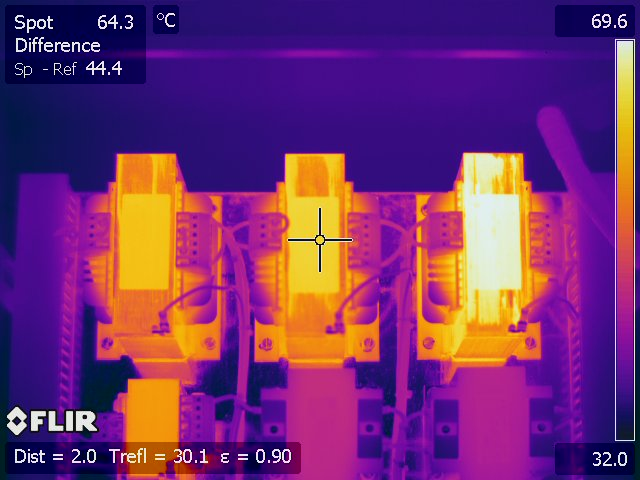
#> input picture core/cv/filr_image/Transformer.jpg, 640 x 480 px, given as the content of the folder ../filr_image/Transformer.jpg, which was not available
$ python trapizoid_to_rectangle.py ../filr_image/Transformer.jpg
#> lines starting #> are read from the running program, lines starting #| are printed output that depends on the picture; after the words box and inside, x2 and y2 are one past the last pixel; in counts of white or black regions, pixels touching at a corner belong together; pictures that were not available may be replaced by others from this repository, and a replacement may not be noted
'''
===============================================================================
-- Author:      Hamid Doostmohammadi, Azadeh Nazemi
-- Create date: 04/11/2020
-- Description:	This code is for converting trapizoid  to rectangle.
                TRANSFRRIING 4 CURRENT  CORNERS T  RAPIZOIS BY ORDER  TL,TR,BR,BL.
-- Status:      In progress
================================================================================
'''


import cv2
import imutils
import sys
import os
import numpy as np
saliency = cv2.saliency.StaticSaliencyFineGrained_create()


def saliantMap(image):
    (success, saliencyMap) = saliency.computeSaliency(image)
    saliencyMap = (saliencyMap * 255).astype("uint8")
    threshMap = cv2.threshold(saliencyMap, 0, 255,
                              cv2.THRESH_BINARY | cv2.THRESH_OTSU)[1]

    return threshMap


def order_points(pts):

    rect = np.zeros((4, 2), dtype="float32")

    s = pts.sum(axis=1)
    rect[0] = pts[np.argmin(s)]
    rect[2] = pts[np.argmax(s)]

    diff = np.diff(pts, axis=1)
    rect[1] = pts[np.argmin(diff)]
    rect[3] = pts[np.argmax(diff)]

    return rect


def four_point_transform(image, pts):

    rect = order_points(pts)
    (tl, tr, br, bl) = rect

    widthA = np.sqrt(((br[0] - bl[0]) ** 2) + ((br[1] - bl[1]) ** 2))
    widthB = np.sqrt(((tr[0] - tl[0]) ** 2) + ((tr[1] - tl[1]) ** 2))
    maxWidth = max(int(widthA), int(widthB))

    heightA = np.sqrt(((tr[0] - br[0]) ** 2) + ((tr[1] - br[1]) ** 2))
    heightB = np.sqrt(((tl[0] - bl[0]) ** 2) + ((tl[1] - bl[1]) ** 2))
    maxHeight = max(int(heightA), int(heightB))

    dst = np.array([
        [0, 0],
        [maxWidth - 1, 0],
        [maxWidth - 1, maxHeight - 1],
        [0, maxHeight - 1]], dtype="float32")

    M = cv2.getPerspectiveTransform(rect, dst)
    warped = cv2.warpPerspective(image, M, (maxWidth, maxHeight))

    return warped


def rectangle(image):
    gray_image = cv2.cvtColor(image, cv2.COLOR_BGR2GRAY)
    retr, mask = cv2.threshold(gray_image, 190, 255, cv2.THRESH_BINARY)
    mask = cv2.Canny(gray_image, 50, 100)
    mask = saliantMap(image)
    mask = mask == 255
    coords = np.argwhere(mask)
    x0, y0 = coords.min(axis=0)
    x1, y1 = coords.max(axis=0) + 1
    cropped = image[x0:x1, y0:y1]
    return warped


def trans(image):
    h, w = image.shape[:2]
    ho = h
    wo = w
    pts = np.array([(int(1*w/18), int(0)), (int(17*w/18), int(0)),
                    (int(wo), int(ho)), (int(0), int(ho))], dtype="float32")

    warped = four_point_transform(image, pts)

    return warped


fileMode = "jpg"
for root, dirs, files in os.walk(sys.argv[1]):
    for filename in files:
        ext = filename[filename.rfind("."):].lower()
        if ext == "."+fileMode:
            fn = os.path.join(root, filename)
            imagePath = fn
            image = cv2.imread(imagePath)
#> image is the input picture: shape (480, 640, 3); mean B, G, R 111.4, 49.6, 116.5
            warped = trans(image)
#> in four_point_transform, `warped = cv2.warpPerspective(image, M, (maxWidth, maxHeight))`:
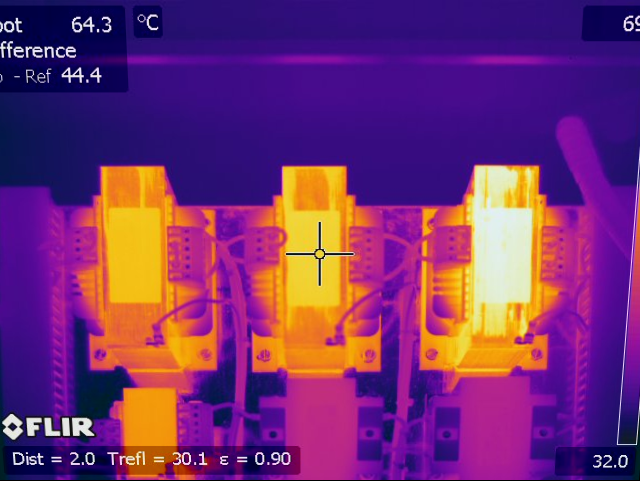
#> warped: shape (481, 640, 3); mean B, G, R 112.8, 48, 115.7
            warped = rectangle(warped)
#> in rectangle, `gray_image = cv2.cvtColor(image, cv2.COLOR_BGR2GRAY)`:
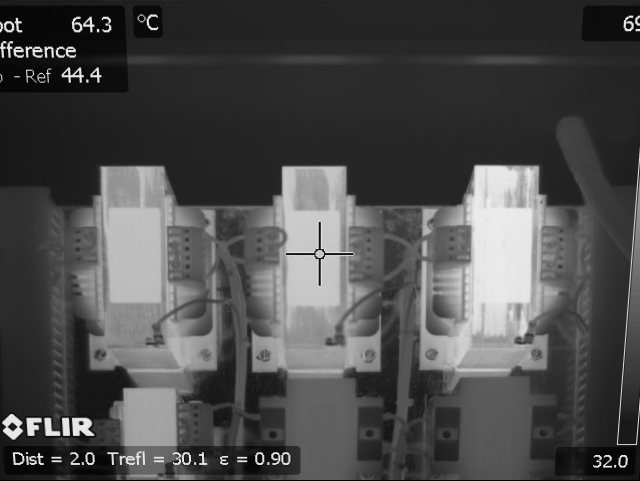
#> gray_image: shape (481, 640); min 0, max 243, mean 75.6
#> in rectangle, `retr, mask = cv2.threshold(gray_image, 190, 255, cv2.THRESH_BINARY)`:
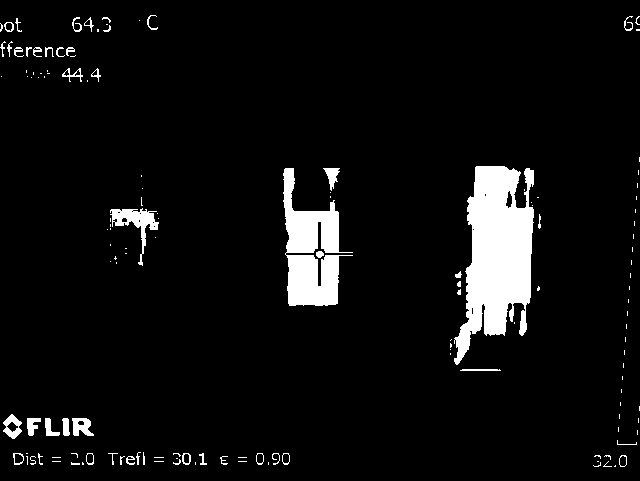
#> mask: shape (481, 640); 6% white; 143 white regions (95 under 20 px), largest, box (x1, y1, x2, y2) and area: (454, 166, 534, 365) 9706, (283, 168, 353, 306) 4978, (110, 208, 159, 266) 806
#> in rectangle, `mask = cv2.Canny(gray_image, 50, 100)`:
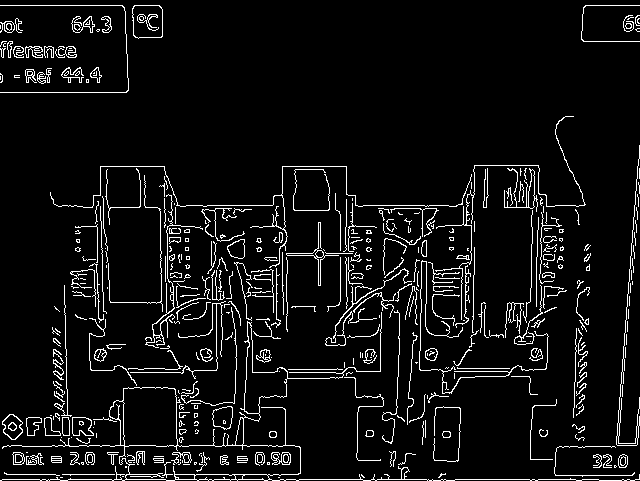
#> mask: shape (481, 640); 6.5% white in thin lines or dots
#> in saliantMap, `(success, saliencyMap) = saliency.computeSaliency(image)`:
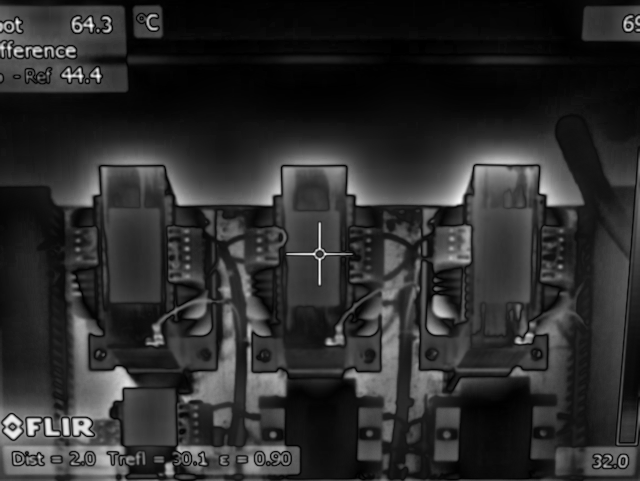
#> saliencyMap: shape (481, 640) float32; min 0, max 1, mean 0.175
#> in saliantMap, `(success, saliencyMap) = saliency.computeSaliency(image)`: success = True
#> in saliantMap, `threshMap = cv2.threshold(saliencyMap, 0, 255, cv2.THRESH_BINARY | cv2..`:
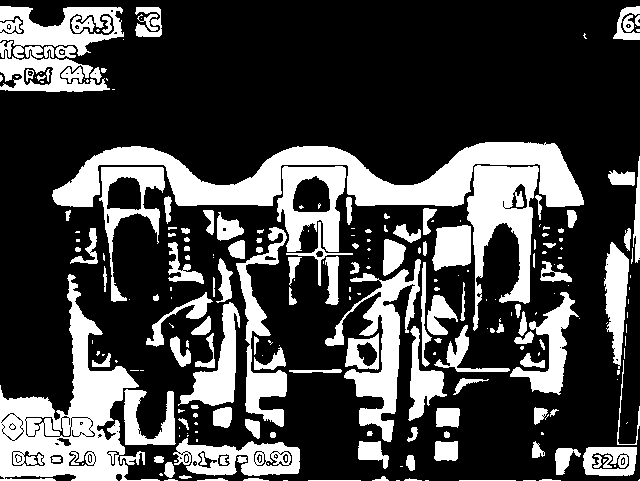
#> threshMap: shape (481, 640); 27.7% white; 252 white regions (118 under 20 px), largest, box (x1, y1, x2, y2) and area: (52, 142, 584, 207) 14818, (0, 274, 160, 481) 11314, (467, 165, 539, 331) 5570
#> in rectangle, `coords = np.argwhere(mask)`: coords = 85154 pairs, first value 6 to 480, second value 0 to 639
#> in rectangle, `x0, y0 = coords.min(axis=0)`: x0 = 6; y0 = 0
#> in rectangle, `x1, y1 = coords.max(axis=0) + 1`: x1 = 481; y1 = 640
#> in rectangle, `cropped = image[x0:x1, y0:y1]`:
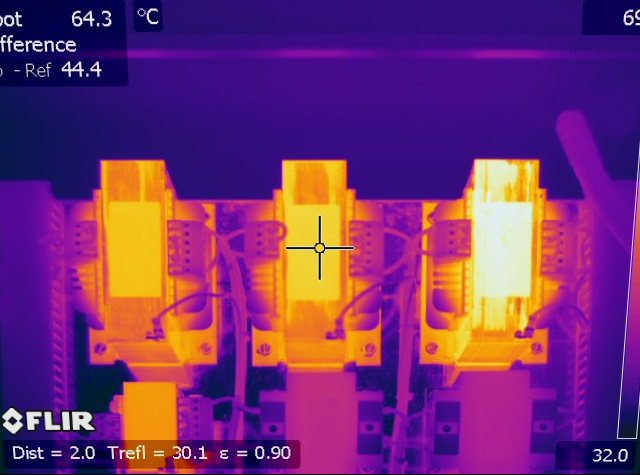
#> cropped: shape (475, 640, 3); mean B, G, R 112.7, 48.4, 116.6
            cv2.imwrite(filename, warped)
